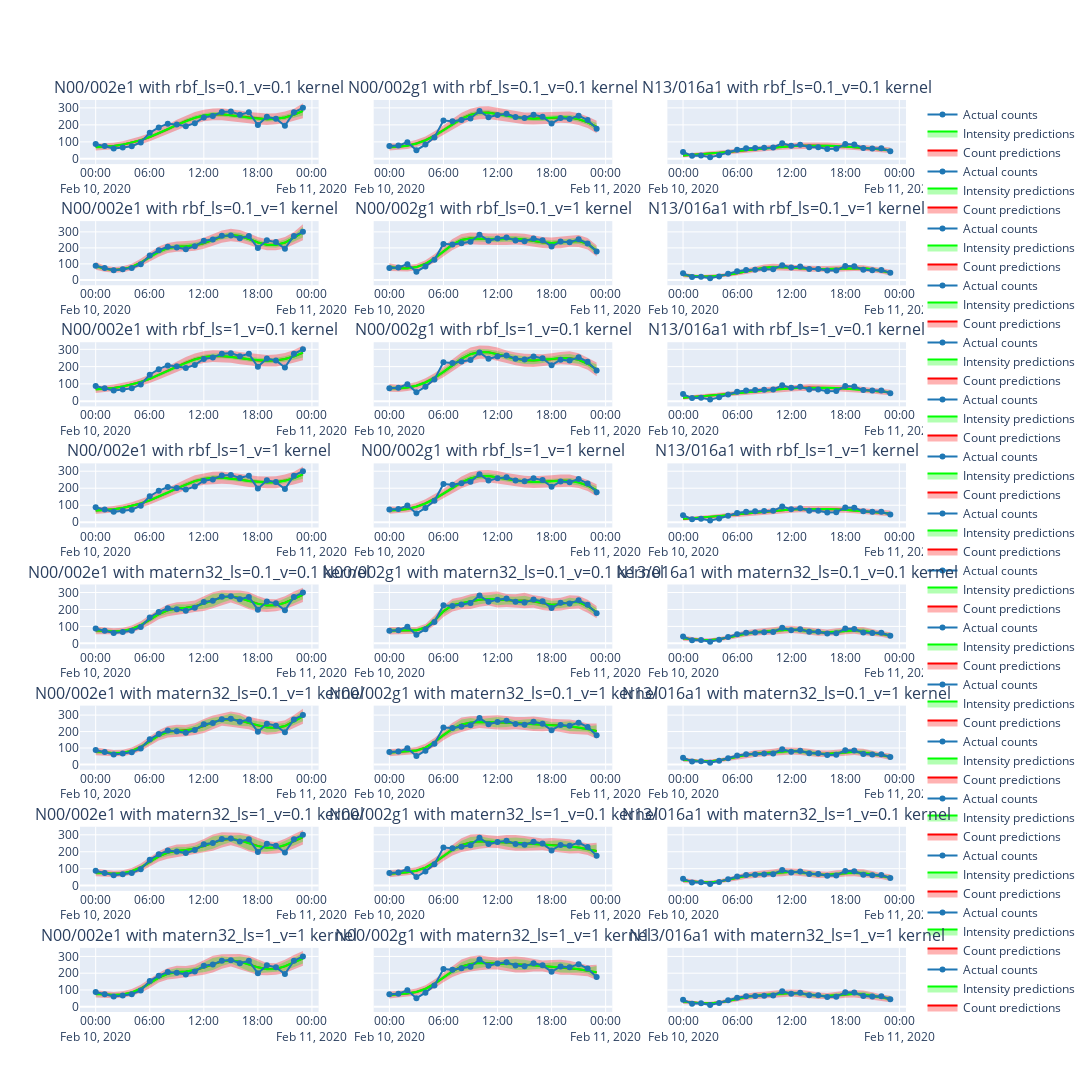

Here is the notebook cell this chart was saved with:
### Code cell
fig.update_layout(
    width=1500,
    height=2500
)
fig.show()
